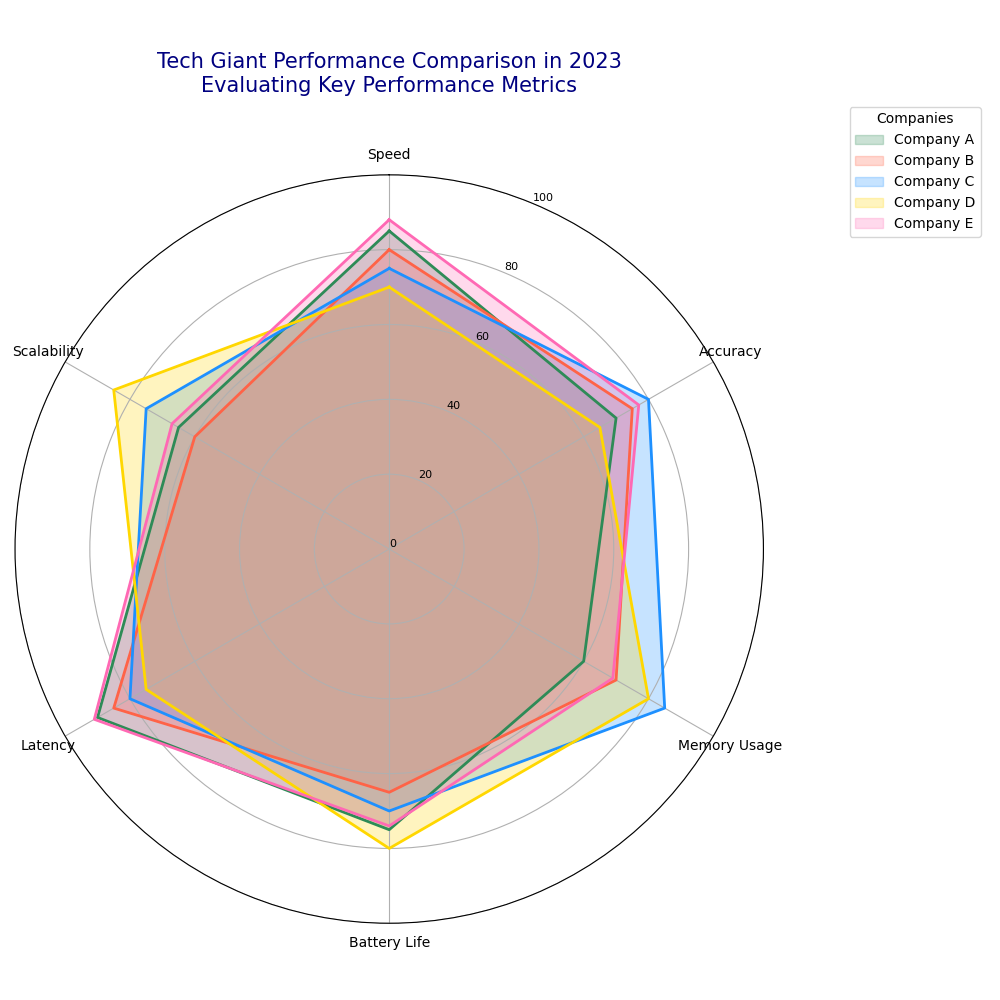

Here is the Python script that generated this plot:
import numpy as np
import matplotlib.pyplot as plt

# Define performance aspects
aspects = ['Speed', 'Accuracy', 'Memory Usage', 'Battery Life', 'Latency', 'Scalability']
num_aspects = len(aspects)

# Performance scores including an additional Company E
companyA_scores = [85, 70, 60, 75, 90, 65]
companyB_scores = [80, 75, 70, 65, 85, 60]
companyC_scores = [75, 80, 85, 70, 80, 75]
companyD_scores = [70, 65, 80, 80, 75, 85]
companyE_scores = [88, 77, 69, 74, 91, 67]  # New company data

# Combine into a data array
data = [companyA_scores, companyB_scores, companyC_scores, companyD_scores, companyE_scores]

# Names and colors including Company E
names = ['Company A', 'Company B', 'Company C', 'Company D', 'Company E']
colors = ['#2E8B57', '#FF6347', '#1E90FF', '#FFD700', '#FF69B4']  # Added color for Company E

# Calculate angles for the radar plot
angles = np.linspace(0, 2 * np.pi, num_aspects, endpoint=False).tolist()
angles += angles[:1]

# Create the radar chart
fig, ax = plt.subplots(figsize=(10, 10), subplot_kw=dict(polar=True))

# Plot each company's data
for scores, name, color in zip(data, names, colors):
    scores += scores[:1]
    ax.fill(angles, scores, color=color, alpha=0.25, label=name)
    ax.plot(angles, scores, linewidth=2, linestyle='solid', color=color)

# Customize the radar chart
ax.set_theta_offset(np.pi / 2)
ax.set_theta_direction(-1)
ax.set_xticks(angles[:-1])
ax.set_xticklabels(aspects, fontsize=10)
ax.set_ylim(0, 100)
ax.set_yticks(range(0, 101, 20))
ax.set_yticklabels(map(str, range(0, 101, 20)), fontsize=8)

# Title and legend setup
plt.title('Tech Giant Performance Comparison in 2023\nEvaluating Key Performance Metrics', size=15, color='navy', y=1.1, ha='center')
ax.legend(loc='upper right', bbox_to_anchor=(1.3, 1.1), title="Companies")

# Automatically adjust layout for better clarity
plt.tight_layout()

# Show the plot
plt.show()
